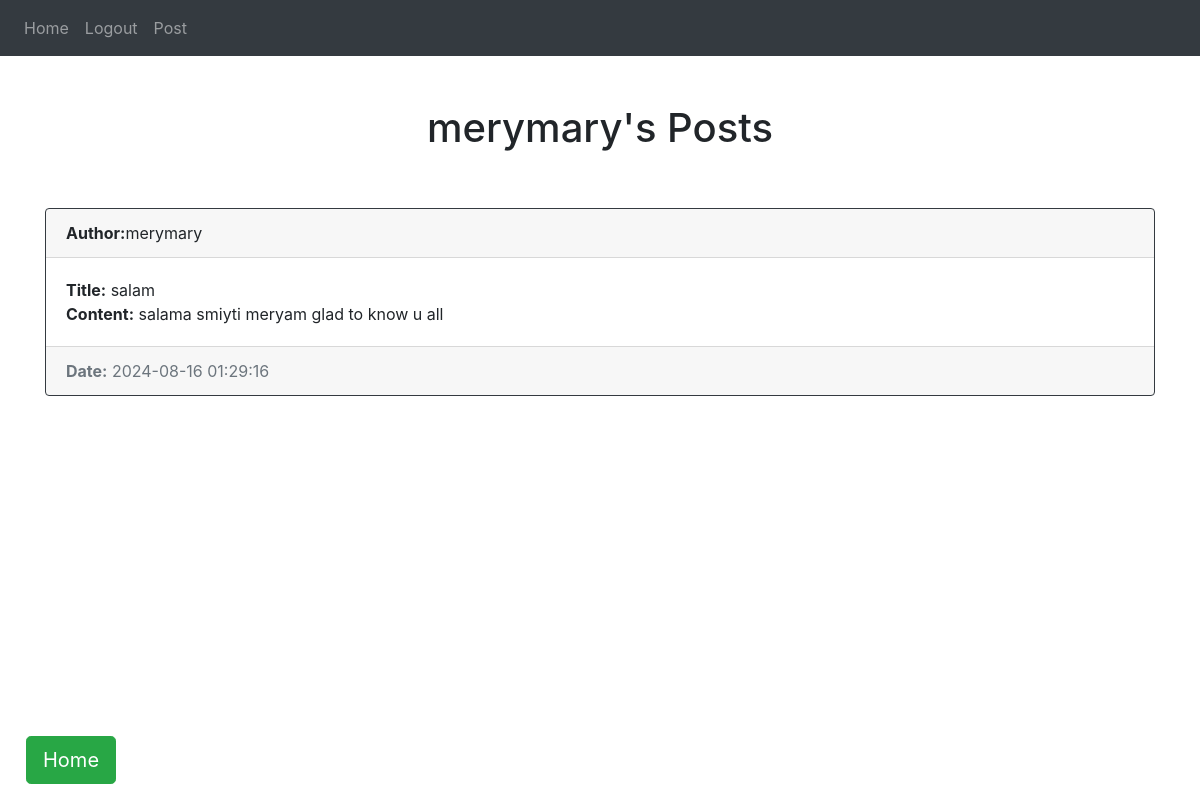
/users/3 (signed in), run on the app's committed database.
### website/models.py (models this page shows)
class User(db.Model, UserMixin):
    id = db.Column(db.Integer, primary_key=True)
    email = db.Column(db.String(255), unique=True, nullable=False)
    name = db.Column(db.String(255), nullable=False)
    password = db.Column(db.String(255), nullable=False)
    posts = db.relationship('Post', backref='author',passive_deletes=True)
    comments=db.relationship('Comment',backref="commentator",passive_deletes=True)
    likes=db.relationship('Like',backref='user',passive_deletes=True)

class Post(db.Model):
    id = db.Column(db.Integer, primary_key=True)
    title = db.Column(db.String(255), nullable=False)
    content = db.Column(db.Text)
    date = db.Column(db.DateTime, default=datetime.utcnow) # If you are storing images
    user_id = db.Column(db.Integer, db.ForeignKey('user.id',ondelete="CASCADE"), nullable=False)
    comments = db.relationship('Comment',backref="post",passive_deletes=True)
    likes = db.relationship('Like',backref='post',passive_deletes=True)

### website/users_profile.py (the view)
@users_profile.route(f'/users/<int:id>')
@login_required
def index(id):
    user=User.query.filter_by(id=id).first()
    if not user:
        flash("User not found")
        return redirect(url_for('home.index'))
    posts=user.posts
    return  render_template("profile.html",user=current_user,posts=posts,user_profile=user)

### website/__init__.py (called while the page is built)
def create_app():
    app = Flask(__name__)
    app.config['SECRET_KEY'] = 'AHSANPROJECTFL3ALAM'
    csrf = CSRFProtect(app)
    csrf.init_app(app)
    app.config['SQLALCHEMY_DATABASE_URI'] = 'sqlite:///'+DB_NAME
    db.init_app(app)
    from .views import views
    from .auth import auth
    from .users_profile import users_profile
    app.register_blueprint(views, url_prefix='/')
    app.register_blueprint(auth, url_prefix='/')
    app.register_blueprint(users_profile, url_prefix='/')
    from .models import User,Post,Like
    with app.app_context():
        db.create_all()
    login_manager = LoginManager()
    login_manager.login_view = 'auth.login'
    login_manager.init_app(app)
    @login_manager.user_loader
    def load_user(id):
        return User.query.get(int(id))
    return app

### website/templates/profile.html (shortened to what this page needs)
{% extends "base.html" %}
{% block content%}
<h1 class="text-center"> {{user_profile.name}}'s Posts</h1> <br><br>
{% for post in posts %}
<div class="card border-dark mb-3">
    <div class="card-header d-flex justify-content align-items-center">
        <strong>Author:</strong>{{ post.author.name }}
    </div>
    <div class="card-body">
        <strong>Title:</strong> {{ post.title }}<br>
        <strong>Content:</strong> {{ post.content }}<br>
    </div>
    <div class="card-footer text-muted">
        <strong>Date:</strong> {{ post.date.strftime('%Y-%m-%d %H:%M:%S') }}
    </div>
</div>
{% endfor %}
<div class="fixed-bottom d-flex justify-content-start p-3">
    <a href="/home" class="btn  btn-success btn-lg" style="margin-right: 10px; margin-left: 10px">Home</a>
</div>
{% endblock %}

### data on the page
User: name "merymary"
Post: author.name "merymary", title "salam", content "salama smiyti meryam glad to know u all", date "2024-08-16 01:29:16"
